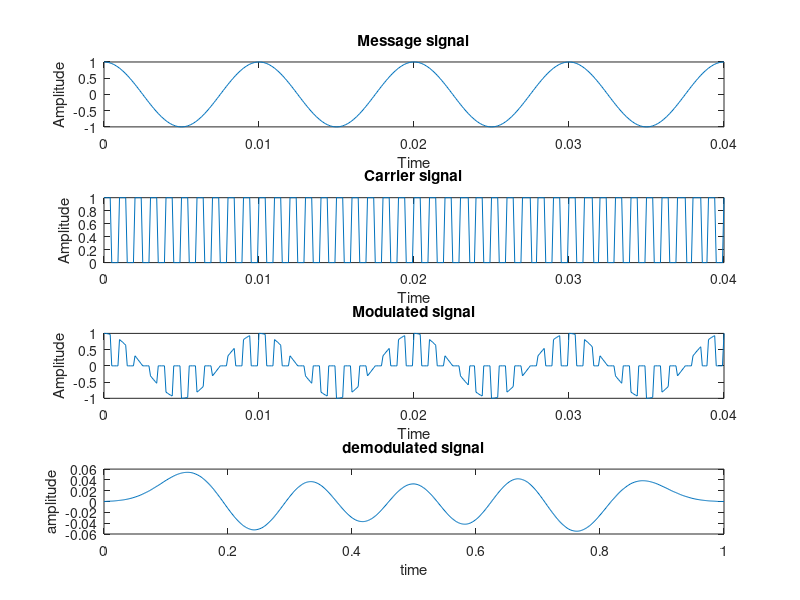

This figure's MATLAB source:
clc;
clear all;
close all;
fm= 100;
fc=1000;
fs=100*fm;
t=0:1/fs:4/fm;
m=1*cos(2*pi*fm*t);
c=0.5*square(2*pi*fc*t)+0.5;
s=m.*c;
subplot(4,1,1);
plot(t,m);
title('Message signal');
xlabel ('Time');
ylabel('Amplitude');
subplot(4,1,2);
plot(t,c);
title('Carrier signal');
xlabel('Time');
ylabel('Amplitude');
subplot(4,1,3);
plot(t,s);
title('Modulated signal');
xlabel('Time');
ylabel('Amplitude');
%demdulated
d=s.*c;
filter=fir1(200,fm/fs,'low');
original_t_signal=conv(filter,d);
t1=0:1/(length(original_t_signal)-1):1;
subplot(4,1,4);
plot(t1,original_t_signal);
title('demodulated signal');
xlabel('time');
ylabel('amplitude');

